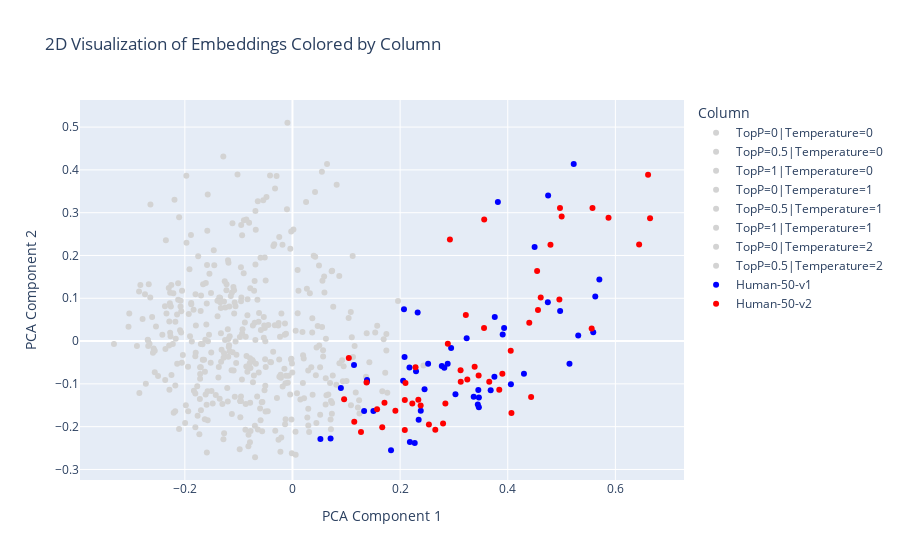

Notebook cell for this chart:
### Code cell
# Perform PCA to reduce the embeddings to 2 dimensions
pca = PCA(n_components=2)
reduced_embeddings_2d = pca.fit_transform(all_embeddings_array)

# Create a DataFrame for the reduced embeddings with cluster labels and column names
df_embeddings_2d = pd.DataFrame(reduced_embeddings_2d, columns=['PCA1', 'PCA2'])
df_embeddings_2d['ClusterLabel'] = cluster_labels
df_embeddings_2d['Column'] = column_associations

# Define a color mapping with bold colors for 'Human-50-2v' and 'Human-50-1v', and neutral colors for others
unique_columns = df_embeddings_2d['Column'].unique()
color_mapping = {column: 'lightgrey' for column in unique_columns}  # Start with all neutral colors
color_mapping['Human-50-v1'] = 'blue'  # Assign a bold color for 'Human-50-2v'
color_mapping['Human-50-v2'] = 'red'   # Assign a bold color for 'Human-50-1v'

# Create an interactive scatter plot using Plotly Express
fig = px.scatter(df_embeddings_2d, x='PCA1', y='PCA2', color='Column', hover_data=['Column', 'ClusterLabel'], title='2D Visualization of Embeddings Colored by Column', color_discrete_map=color_mapping)

# Customize the layout
fig.update_layout(
    xaxis_title='PCA Component 1',
    yaxis_title='PCA Component 2',
    legend_title='Column'
)

# Show the plot
fig.show()

### Figure 1 — Plotly figure (JSON) as saved in the notebook; plotly's stock layout.template omitted (floating-point values rounded to 4 significant figures)
{"data": [{"customdata": [["TopP=0|Temperature=0", 1], ["TopP=0|Temperature=0", 1], ["TopP=0|Temperature=0", 1], ["TopP=0|Temperature=0", 1], ["TopP=0|Temperature=0", 1], ["TopP=0|Temperature=0", 1], ["TopP=0|Temperature=0", 1], ["TopP=0|Temperature=0", 1], ["TopP=0|Temperature=0", 1], ["TopP=0|Temperature=0", 1], ["TopP=0|Temperature=0", 1], ["TopP=0|Temperature=0", 1], ["TopP=0|Temperature=0", 1], ["TopP=0|Temperature=0", 1], ["TopP=0|Temperature=0", 1], ["TopP=0|Temperature=0", 1], ["TopP=0|Temperature=0", 1], ["TopP=0|Temperature=0", 1], ["TopP=0|Temperature=0", 1], ["TopP=0|Temperature=0", 1], ["TopP=0|Temperature=0", 1], ["TopP=0|Temperature=0", 1], ["TopP=0|Temperature=0", 1], ["TopP=0|Temperature=0", 1], ["TopP=0|Temperature=0", 1], ["TopP=0|Temperature=0", 1], ["TopP=0|Temperature=0", 1], ["TopP=0|Temperature=0", 1], ["TopP=0|Temperature=0", 1], ["TopP=0|Temperature=0", 1], ["TopP=0|Temperature=0", 1], ["TopP=0|Temperature=0", 1], ["TopP=0|Temperature=0", 1], ["TopP=0|Temperature=0", 1], ["TopP=0|Temperature=0", 1], ["TopP=0|Temperature=0", 1], ["TopP=0|Temperature=0", 1], ["TopP=0|Temperature=0", 1], ["TopP=0|Temperature=0", 1], ["TopP=0|Temperature=0", 1], ["TopP=0|Temperature=0", 1], ["TopP=0|Temperature=0", 1], ["TopP=0|Temperature=0", 1], ["TopP=0|Temperature=0", 1], ["TopP=0|Temperature=0", 1], ["TopP=0|Temperature=0", 1], ["TopP=0|Temperature=0", 1], ["TopP=0|Temperature=0", 1], ["TopP=0|Temperature=0", 1], ["TopP=0|Temperature=0", 1]], "hovertemplate": "Column=%{customdata[0]}<br>PCA1=%{x}<br>PCA2=%{y}<br>ClusterLabel=%{customdata[1]}<extra></extra>", "legendgroup": "TopP=0|Temperature=0", "marker": {"color": "lightgrey", "symbol": "circle"}, "mode": "markers", "name": "TopP=0|Temperature=0", "orientation": "v", "showlegend": true, "type": "scatter", "x": [-0.09664, -0.04834, -0.1058, -0.1716, -0.1543, 0.07274, -0.1593, 0.06423, -0.09531, -0.2057, -0.0835, -0.2581, -0.285, -0.1699, -0.1941, -0.05329, -0.1167, -0.3033, -0.1706, -0.06514, -0.2207, 0.08212, -0.1513, -0.1583, -0.1022, -0.226, -0.1482, -0.1576, -0.02953, -0.1806, -0.06892, -0.2081, -0.133, -0.3317, -0.1326, -0.1716, -0.2249, -0.05149, -0.09021, -0.07173, -0.1595, -0.1716, -0.1247, -0.1982, -0.2643, -0.05089, -0.1318, -0.2053, -0.09287, -0.2125], "xaxis": "x", "y": [-0.1402, 0.3367, -0.0009187, -0.07691, 0.1575, 0.1631, 0.08808, 0.414, 0.2709, -0.05074, 0.09782, -0.01717, 0.1161, 0.1063, -0.05998, 0.007845, 0.01113, 0.06435, 0.07006, 0.09628, -0.1675, 0.3651, 0.1124, 0.2578, 0.3891, 0.081, -0.1461, -0.1851, 0.386, -0.03532, 0.002553, 0.081, 0.01827, -0.006636, -0.04808, -0.08806, -0.07932, 0.03055, 0.2826, -0.08069, -0.1488, -0.06141, 0.07854, -0.1499, 0.102, -0.04234, -0.01998, 0.1176, 0.02787, 0.1349], "yaxis": "y"}, {"customdata": [["TopP=0.5|Temperature=0", 1], ["TopP=0.5|Temperature=0", 1], ["TopP=0.5|Temperature=0", 1], ["TopP=0.5|Temperature=0", 1], ["TopP=0.5|Temperature=0", 1], ["TopP=0.5|Temperature=0", 1], ["TopP=0.5|Temperature=0", 1], ["TopP=0.5|Temperature=0", 1], ["TopP=0.5|Temperature=0", 1], ["TopP=0.5|Temperature=0", 1], ["TopP=0.5|Temperature=0", 1], ["TopP=0.5|Temperature=0", 1], ["TopP=0.5|Temperature=0", 1], ["TopP=0.5|Temperature=0", 1], ["TopP=0.5|Temperature=0", 1], ["TopP=0.5|Temperature=0", 1], ["TopP=0.5|Temperature=0", 1], ["TopP=0.5|Temperature=0", 1], ["TopP=0.5|Temperature=0", 1], ["TopP=0.5|Temperature=0", 1], ["TopP=0.5|Temperature=0", 1], ["TopP=0.5|Temperature=0", 1], ["TopP=0.5|Temperature=0", 1], ["TopP=0.5|Temperature=0", 1], ["TopP=0.5|Temperature=0", 1], ["TopP=0.5|Temperature=0", 1], ["TopP=0.5|Temperature=0", 1], ["TopP=0.5|Temperature=0", 1], ["TopP=0.5|Temperature=0", 1], ["TopP=0.5|Temperature=0", 1], ["TopP=0.5|Temperature=0", 1], ["TopP=0.5|Temperature=0", 1], ["TopP=0.5|Temperature=0", 1], ["TopP=0.5|Temperature=0", 1], ["TopP=0.5|Temperature=0", 1], ["TopP=0.5|Temperature=0", 1], ["TopP=0.5|Temperature=0", 1], ["TopP=0.5|Temperature=0", 1], ["TopP=0.5|Temperature=0", 1], ["TopP=0.5|Temperature=0", 1], ["TopP=0.5|Temperature=0", 1], ["TopP=0.5|Temperature=0", 1], ["TopP=0.5|Temperature=0", 1], ["TopP=0.5|Temperature=0", 1], ["TopP=0.5|Temperature=0", 1], ["TopP=0.5|Temperature=0", 1], ["TopP=0.5|Temperature=0", 1], ["TopP=0.5|Temperature=0", 1], ["TopP=0.5|Temperature=0", 1], ["TopP=0.5|Temperature=0", 1]], "hovertemplate": "Column=%{customdata[0]}<br>PCA1=%{x}<br>PCA2=%{y}<br>ClusterLabel=%{customdata[1]}<extra></extra>", "legendgroup": "TopP=0.5|Temperature=0", "marker": {"color": "lightgrey", "symbol": "circle"}, "mode": "markers", "name": "TopP=0.5|Temperature=0", "orientation": "v", "showlegend": true, "type": "scatter", "x": [-0.07864, -0.08581, 0.03229, -0.1571, -0.1805, 0.04223, -0.256, -0.1881, -0.1189, -0.1132, -0.173, 0.001735, -0.269, 0.05938, -0.1551, -0.05195, -0.02059, -0.152, -0.2593, -0.0629, -0.05244, -0.1701, 0.0394, -0.2278, -0.1377, -0.1332, -0.07358, -0.1212, -0.2827, -0.1345, -0.02149, -0.2266, 0.04194, -0.2341, -0.1112, -0.1353, -0.1179, -0.1202, -0.161, -0.1225, -0.1629, -0.07038, -0.07129, -0.1116, -0.1273, -0.01303, -0.2177, -0.1453, -0.2656, -0.06823], "xaxis": "x", "y": [-0.144, -0.05929, 0.1119, -0.0004501, -0.1223, 0.1968, -0.02255, 0.08603, 0.1829, -0.06796, -0.2179, 0.2607, 0.003136, 0.1134, 0.01457, -0.115, 0.06446, -0.0509, -0.02704, 0.04544, 0.03639, -0.1619, 0.1991, 0.08832, -0.08495, 0.0771, 0.0362, -0.1098, 0.1312, 0.1013, -0.08561, 0.01145, 0.3485, 0.06437, -0.02609, -0.1348, -0.009906, 0.02779, 0.1355, 0.1326, -0.1824, 0.1401, 0.1177, 0.2751, 0.09269, -0.09863, -0.104, 0.1773, -0.006318, 0.2601], "yaxis": "y"}, {"customdata": [["TopP=1|Temperature=0", 1], ["TopP=1|Temperature=0", 1], ["TopP=1|Temperature=0", 1], ["TopP=1|Temperature=0", 1], ["TopP=1|Temperature=0", 1], ["TopP=1|Temperature=0", 1], ["TopP=1|Temperature=0", 1], ["TopP=1|Temperature=0", 1], ["TopP=1|Temperature=0", 1], ["TopP=1|Temperature=0", 1], ["TopP=1|Temperature=0", 1], ["TopP=1|Temperature=0", 1], ["TopP=1|Temperature=0", 1], ["TopP=1|Temperature=0", 1], ["TopP=1|Temperature=0", 1], ["TopP=1|Temperature=0", 1], ["TopP=1|Temperature=0", 1], ["TopP=1|Temperature=0", 1], ["TopP=1|Temperature=0", 1], ["TopP=1|Temperature=0", 1], ["TopP=1|Temperature=0", 1], ["TopP=1|Temperature=0", 1], ["TopP=1|Temperature=0", 1], ["TopP=1|Temperature=0", 1], ["TopP=1|Temperature=0", 1], ["TopP=1|Temperature=0", 1], ["TopP=1|Temperature=0", 1], ["TopP=1|Temperature=0", 1], ["TopP=1|Temperature=0", 1], ["TopP=1|Temperature=0", 1], ["TopP=1|Temperature=0", 1], ["TopP=1|Temperature=0", 1], ["TopP=1|Temperature=0", 1], ["TopP=1|Temperature=0", 1], ["TopP=1|Temperature=0", 1], ["TopP=1|Temperature=0", 1], ["TopP=1|Temperature=0", 1], ["TopP=1|Temperature=0", 1], ["TopP=1|Temperature=0", 1], ["TopP=1|Temperature=0", 1], ["TopP=1|Temperature=0", 1], ["TopP=1|Temperature=0", 1], ["TopP=1|Temperature=0", 1], ["TopP=1|Temperature=0", 1], ["TopP=1|Temperature=0", 1], ["TopP=1|Temperature=0", 1], ["TopP=1|Temperature=0", 1], ["TopP=1|Temperature=0", 1], ["TopP=1|Temperature=0", 1], ["TopP=1|Temperature=0", 1]], "hovertemplate": "Column=%{customdata[0]}<br>PCA1=%{x}<br>PCA2=%{y}<br>ClusterLabel=%{customdata[1]}<extra></extra>", "legendgroup": "TopP=1|Temperature=0", "marker": {"color": "lightgrey", "symbol": "circle"}, "mode": "markers", "name": "TopP=1|Temperature=0", "orientation": "v", "showlegend": true, "type": "scatter", "x": [-0.09664, -0.08542, -0.1084, -0.05155, -0.2287, 0.02675, -0.1667, -0.06018, -0.2299, -0.04168, -0.01404, -0.1198, -0.1614, -0.07849, -0.2176, -0.2037, -0.1124, -0.3047, -0.05943, -0.1074, -0.2559, 0.04925, -0.1146, -0.1392, -0.1752, -0.2179, -0.05326, -0.1704, -0.1802, -0.2418, -0.07784, -0.1795, -0.2169, -0.1259, -0.02639, -0.05052, -0.2353, -0.06885, -0.2608, -0.09579, 0.04683, -0.2361, -0.2725, -0.08061, -0.0543, -0.1272, -0.09573, -0.06887, -0.06444, -0.2224], "xaxis": "x", "y": [-0.1402, -0.03469, 0.06422, 0.1956, -0.1137, 0.1224, -0.04362, -0.1573, 0.1238, 0.3867, 0.04133, 0.1886, -0.1248, 0.1235, 0.04528, -0.03231, 0.1132, 0.03335, 0.1948, 0.09011, -0.07306, 0.1768, 0.1054, 0.05785, 0.1982, -0.1637, 0.05598, -0.06107, 0.1093, 0.01453, -0.21, 0.03637, 0.005195, 0.14, 0.0365, -0.1045, 0.2358, 0.1787, 0.05631, 0.1726, 0.03542, -0.01836, -0.09952, 0.2764, 0.3288, -0.02842, -0.1297, 0.3038, 0.3265, -0.006858], "yaxis": "y"}, {"customdata": [["TopP=0|Temperature=1", 1], ["TopP=0|Temperature=1", 1], ["TopP=0|Temperature=1", 1], ["TopP=0|Temperature=1", 1], ["TopP=0|Temperature=1", 1], ["TopP=0|Temperature=1", 1], ["TopP=0|Temperature=1", 1], ["TopP=0|Temperature=1", 1], ["TopP=0|Temperature=1", 1], ["TopP=0|Temperature=1", 1], ["TopP=0|Temperature=1", 1], ["TopP=0|Temperature=1", 1], ["TopP=0|Temperature=1", 1], ["TopP=0|Temperature=1", 1], ["TopP=0|Temperature=1", 1], ["TopP=0|Temperature=1", 1], ["TopP=0|Temperature=1", 1], ["TopP=0|Temperature=1", 1], ["TopP=0|Temperature=1", 1], ["TopP=0|Temperature=1", 1], ["TopP=0|Temperature=1", 1], ["TopP=0|Temperature=1", 1], ["TopP=0|Temperature=1", 1], ["TopP=0|Temperature=1", 1], ["TopP=0|Temperature=1", 1], ["TopP=0|Temperature=1", 1], ["TopP=0|Temperature=1", 1], ["TopP=0|Temperature=1", 1], ["TopP=0|Temperature=1", 1], ["TopP=0|Temperature=1", 1], ["TopP=0|Temperature=1", 1], ["TopP=0|Temperature=1", 1], ["TopP=0|Temperature=1", 1], ["TopP=0|Temperature=1", 1], ["TopP=0|Temperature=1", 1], ["TopP=0|Temperature=1", 1], ["TopP=0|Temperature=1", 1], ["TopP=0|Temperature=1", 1], ["TopP=0|Temperature=1", 1], ["TopP=0|Temperature=1", 1], ["TopP=0|Temperature=1", 1], ["TopP=0|Temperature=1", 1], ["TopP=0|Temperature=1", 1], ["TopP=0|Temperature=1", 1], ["TopP=0|Temperature=1", 1], ["TopP=0|Temperature=1", 1], ["TopP=0|Temperature=1", 1], ["TopP=0|Temperature=1", 1], ["TopP=0|Temperature=1", 1], ["TopP=0|Temperature=1", 1]], "hovertemplate": "Column=%{customdata[0]}<br>PCA1=%{x}<br>PCA2=%{y}<br>ClusterLabel=%{customdata[1]}<extra></extra>", "legendgroup": "TopP=0|Temperature=1", "marker": {"color": "lightgrey", "symbol": "circle"}, "mode": "markers", "name": "TopP=0|Temperature=1", "orientation": "v", "showlegend": true, "type": "scatter", "x": [-0.09664, -0.03552, -0.1805, -0.1184, -0.09359, 0.07367, -0.1914, -0.2124, -0.1361, -0.0246, -0.1302, -0.2685, -0.1227, -0.2741, -0.08846, -0.0702, -0.2273, 0.009511, -0.1059, -0.03387, -0.05872, -0.1395, -0.1504, -0.2144, -0.0324, -0.2107, -0.1672, -0.1425, -0.1281, -0.09497, -0.07364, -0.2292, -0.08688, -0.08577, -0.2067, -0.1126, -0.2069, -0.2214, -0.1194, -0.1341, -0.07345, -0.1085, -0.1173, -0.1882, -0.1798, -0.04972, -0.1702, -0.2536, -0.1462, -0.1904], "xaxis": "x", "y": [-0.1402, 0.2224, -0.2015, -0.01405, 0.2473, 0.1644, 0.1677, 0.09639, 0.1018, 0.2434, -0.1468, 0.002169, 0.1188, 0.1092, 0.04359, 0.0429, 0.01927, 0.1661, 0.08134, 0.226, 0.02612, 0.09437, -0.1166, 0.0621, 0.3567, -0.2056, -0.007196, -0.1258, -0.03925, 0.1019, -0.04732, -0.01025, 0.01018, 0.2842, 0.0695, -0.1707, 0.02012, 0.1117, -0.03637, 0.09101, -0.09632, 0.1189, 0.08102, 0.08891, -0.02729, -0.0605, -0.006751, 0.03427, 0.212, 0.01127], "yaxis": "y"}, {"customdata": [["TopP=0.5|Temperature=1", 1], ["TopP=0.5|Temperature=1", 1], ["TopP=0.5|Temperature=1", 1], ["TopP=0.5|Temperature=1", 1], ["TopP=0.5|Temperature=1", 1], ["TopP=0.5|Temperature=1", 1], ["TopP=0.5|Temperature=1", 1], ["TopP=0.5|Temperature=1", 1], ["TopP=0.5|Temperature=1", 1], ["TopP=0.5|Temperature=1", 1], ["TopP=0.5|Temperature=1", 1], ["TopP=0.5|Temperature=1", 1], ["TopP=0.5|Temperature=1", 1], ["TopP=0.5|Temperature=1", 1], ["TopP=0.5|Temperature=1", 1], ["TopP=0.5|Temperature=1", 1], ["TopP=0.5|Temperature=1", 1], ["TopP=0.5|Temperature=1", 1], ["TopP=0.5|Temperature=1", 1], ["TopP=0.5|Temperature=1", 1], ["TopP=0.5|Temperature=1", 1], ["TopP=0.5|Temperature=1", 1], ["TopP=0.5|Temperature=1", 1], ["TopP=0.5|Temperature=1", 1], ["TopP=0.5|Temperature=1", 1], ["TopP=0.5|Temperature=1", 1], ["TopP=0.5|Temperature=1", 1], ["TopP=0.5|Temperature=1", 1], ["TopP=0.5|Temperature=1", 1], ["TopP=0.5|Temperature=1", 1], ["TopP=0.5|Temperature=1", 1], ["TopP=0.5|Temperature=1", 1], ["TopP=0.5|Temperature=1", 1], ["TopP=0.5|Temperature=1", 1], ["TopP=0.5|Temperature=1", 1], ["TopP=0.5|Temperature=1", 1], ["TopP=0.5|Temperature=1", 1], ["TopP=0.5|Temperature=1", 1], ["TopP=0.5|Temperature=1", 1], ["TopP=0.5|Temperature=1", 1], ["TopP=0.5|Temperature=1", 1], ["TopP=0.5|Temperature=1", 1], ["TopP=0.5|Temperature=1", 1], ["TopP=0.5|Temperature=1", 1], ["TopP=0.5|Temperature=1", 1], ["TopP=0.5|Temperature=1", 1], ["TopP=0.5|Temperature=1", 1], ["TopP=0.5|Temperature=1", 1], ["TopP=0.5|Temperature=1", 1], ["TopP=0.5|Temperature=1", 1]], "hovertemplate": "Column=%{customdata[0]}<br>PCA1=%{x}<br>PCA2=%{y}<br>ClusterLabel=%{customdata[1]}<extra></extra>", "legendgroup": "TopP=0.5|Temperature=1", "marker": {"color": "lightgrey", "symbol": "circle"}, "mode": "markers", "name": "TopP=0.5|Temperature=1", "orientation": "v", "showlegend": true, "type": "scatter", "x": [-0.08747, 0.1043, -0.03986, 0.01856, -0.04984, -0.02592, -0.1202, -0.1283, -0.00186, -0.01026, 0.08724, -0.1072, 0.06984, -0.01501, -0.02888, 0.005691, -0.002009, 0.03686, -0.04592, -0.151, 0.04345, 0.06311, 0.008342, 0.04472, -0.1047, 0.09506, 0.04979, -0.05586, 0.1084, 0.05691, -0.06432, -0.07448, -0.04492, -0.09807, -0.02438, 0.1215, -0.03586, -0.05705, 0.1428, 0.05567, 0.1669, 0.02088, -0.02241, 0.02923, -0.06215, -0.01374, -0.07879, 0.055, -0.05045, 0.0757], "xaxis": "x", "y": [-0.207, 0.05365, -0.04936, 0.02132, 0.1415, -0.2303, -0.1413, -0.2296, -0.1831, 0.3079, -0.05186, -0.1299, -0.09769, -0.06449, -0.1332, -0.2121, -0.04121, 0.05362, -0.1639, -0.02695, -0.07998, -0.1263, -0.1218, -0.01482, -0.05134, -0.05879, -0.01037, -0.1422, 0.06773, -0.03631, -0.2067, -0.04425, 0.0378, -0.2525, -0.08339, -0.1553, -0.02478, -0.1427, -0.04928, 0.1408, -0.117, -0.04045, -0.2586, -0.06895, 0.06541, -0.1943, -0.04038, 0.03317, -0.0005618, 0.08047], "yaxis": "y"}, {"customdata": [["TopP=1|Temperature=1", 1], ["TopP=1|Temperature=1", 1], ["TopP=1|Temperature=1", 1], ["TopP=1|Temperature=1", 1], ["TopP=1|Temperature=1", 1], ["TopP=1|Temperature=1", 1], ["TopP=1|Temperature=1", 1], ["TopP=1|Temperature=1", 0], ["TopP=1|Temperature=1", 1], ["TopP=1|Temperature=1", 1], ["TopP=1|Temperature=1", 1], ["TopP=1|Temperature=1", 1], ["TopP=1|Temperature=1", 1], ["TopP=1|Temperature=1", 1], ["TopP=1|Temperature=1", 1], ["TopP=1|Temperature=1", 1], ["TopP=1|Temperature=1", 1], ["TopP=1|Temperature=1", 1], ["TopP=1|Temperature=1", 1], ["TopP=1|Temperature=1", 1], ["TopP=1|Temperature=1", 1], ["TopP=1|Temperature=1", 1], ["TopP=1|Temperature=1", 1], ["TopP=1|Temperature=1", 1], ["TopP=1|Temperature=1", 1], ["TopP=1|Temperature=1", 1], ["TopP=1|Temperature=1", 1], ["TopP=1|Temperature=1", 1], ["TopP=1|Temperature=1", 1], ["TopP=1|Temperature=1", 1], ["TopP=1|Temperature=1", 1], ["TopP=1|Temperature=1", 1], ["TopP=1|Temperature=1", 1], ["TopP=1|Temperature=1", 1], ["TopP=1|Temperature=1", 1], ["TopP=1|Temperature=1", 1], ["TopP=1|Temperature=1", 1], ["TopP=1|Temperature=1", 1], ["TopP=1|Temperature=1", 1], ["TopP=1|Temperature=1", 1], ["TopP=1|Temperature=1", 1], ["TopP=1|Temperature=1", 1], ["TopP=1|Temperature=1", 1], ["TopP=1|Temperature=1", 1], ["TopP=1|Temperature=1", 1], ["TopP=1|Temperature=1", 1], ["TopP=1|Temperature=1", 1], ["TopP=1|Temperature=1", 1], ["TopP=1|Temperature=1", 1], ["TopP=1|Temperature=1", 1]], "hovertemplate": "Column=%{customdata[0]}<br>PCA1=%{x}<br>PCA2=%{y}<br>ClusterLabel=%{customdata[1]}<extra></extra>", "legendgroup": "TopP=1|Temperature=1", "marker": {"color": "lightgrey", "symbol": "circle"}, "mode": "markers", "name": "TopP=1|Temperature=1", "orientation": "v", "showlegend": true, "type": "scatter", "x": [0.09367, -0.08691, -0.07902, 0.1695, -0.02205, 0.08696, -0.007184, 0.1961, -0.1591, 0.0147, -0.1271, -0.08383, 0.01111, -0.1763, -0.01825, -0.002738, -0.01189, -0.008696, -0.1995, -0.177, -0.06992, 0.005973, -0.0003163, -0.0008737, -0.02321, 0.0366, -0.05928, -0.09566, 0.05684, -0.1168, -0.08166, -0.09395, -0.1369, -0.1832, -0.1253, -0.1627, -0.00439, -0.03283, 0.1154, -0.05643, 0.01968, -0.01202, -0.0977, -0.01454, -0.0247, -0.1938, -0.02575, -0.1041, -0.06273, 0.05884], "xaxis": "x", "y": [-0.09413, -0.1472, -0.2366, 0.004056, -0.07842, 0.1521, -0.08126, 0.09361, -0.2604, -0.1365, -0.2152, -0.07143, 0.1177, -0.1742, -0.1064, -0.0429, -0.08118, -0.09766, -0.1914, -0.1058, -0.1976, 0.02408, -0.07343, -0.05225, 0.01025, 0.02023, -0.1849, 0.09317, -0.02129, -0.02375, -0.2191, -0.08972, -0.06068, -0.1163, 0.002717, -0.07193, -0.1249, 0.03683, -0.01129, -0.2108, -0.0332, 0.01685, 0.009551, 0.01467, -0.04277, -0.1641, 0.04234, -0.03201, -0.07348, 0.151], "yaxis": "y"}, {"customdata": [["TopP=0|Temperature=2", 1], ["TopP=0|Temperature=2", 1], ["TopP=0|Temperature=2", 1], ["TopP=0|Temperature=2", 1], ["TopP=0|Temperature=2", 1], ["TopP=0|Temperature=2", 1], ["TopP=0|Temperature=2", 1], ["TopP=0|Temperature=2", 1], ["TopP=0|Temperature=2", 1], ["TopP=0|Temperature=2", 1], ["TopP=0|Temperature=2", 1], ["TopP=0|Temperature=2", 1], ["TopP=0|Temperature=2", 1], ["TopP=0|Temperature=2", 1], ["TopP=0|Temperature=2", 1], ["TopP=0|Temperature=2", 1], ["TopP=0|Temperature=2", 1], ["TopP=0|Temperature=2", 1], ["TopP=0|Temperature=2", 1], ["TopP=0|Temperature=2", 1], ["TopP=0|Temperature=2", 1], ["TopP=0|Temperature=2", 1], ["TopP=0|Temperature=2", 1], ["TopP=0|Temperature=2", 1], ["TopP=0|Temperature=2", 1], ["TopP=0|Temperature=2", 1], ["TopP=0|Temperature=2", 1], ["TopP=0|Temperature=2", 1], ["TopP=0|Temperature=2", 1], ["TopP=0|Temperature=2", 1], ["TopP=0|Temperature=2", 1], ["TopP=0|Temperature=2", 1], ["TopP=0|Temperature=2", 1], ["TopP=0|Temperature=2", 1], ["TopP=0|Temperature=2", 1], ["TopP=0|Temperature=2", 1], ["TopP=0|Temperature=2", 1], ["TopP=0|Temperature=2", 1], ["TopP=0|Temperature=2", 1], ["TopP=0|Temperature=2", 1], ["TopP=0|Temperature=2", 1], ["TopP=0|Temperature=2", 1], ["TopP=0|Temperature=2", 1], ["TopP=0|Temperature=2", 1], ["TopP=0|Temperature=2", 1], ["TopP=0|Temperature=2", 1], ["TopP=0|Temperature=2", 1], ["TopP=0|Temperature=2", 1], ["TopP=0|Temperature=2", 1], ["TopP=0|Temperature=2", 1]], "hovertemplate": "Column=%{customdata[0]}<br>PCA1=%{x}<br>PCA2=%{y}<br>ClusterLabel=%{customdata[1]}<extra></extra>", "legendgroup": "TopP=0|Temperature=2", "marker": {"color": "lightgrey", "symbol": "circle"}, "mode": "markers", "name": "TopP=0|Temperature=2", "orientation": "v", "showlegend": true, "type": "scatter", "x": [-0.09664, -0.009383, -0.07952, -0.2289, -0.1575, 0.05466, -0.237, -0.004, -0.289, -0.2251, -0.09359, -0.1721, -0.2681, -0.2089, 0.009661, -0.0412, -0.002367, -0.1643, -0.06801, -0.1601, -0.0781, -0.162, -0.208, -0.197, -0.08374, -0.2845, -0.2143, -0.1661, -0.1838, -0.2671, -0.09067, -0.2785, -0.1871, -0.1577, -0.1285, -0.1094, -0.01857, -0.2639, -0.1972, -0.2273, -0.1098, -0.119, -0.2498, -0.2106, -0.1886, 0.02526, -0.2365, -0.1927, -0.1588, -0.2193], "xaxis": "x", "y": [-0.1402, 0.5101, -0.05156, 0.04557, 0.3423, 0.3958, 0.08121, 0.2155, -0.01131, 0.1309, 0.0178, -0.1355, -0.01144, 0.0255, 0.06481, -0.04897, 0.2559, -0.04345, -0.05317, 0.03872, -0.06266, 0.003072, 0.09446, 0.2296, 0.06035, -0.1213, -0.05303, 0.1326, 0.07329, 0.1326, 0.1585, 0.05138, -0.0009004, -0.1171, 0.4315, -0.06849, 0.2249, 0.3189, 0.3861, 0.1128, 0.1262, 0.005001, -0.08151, 0.2895, 0.2478, 0.325, -0.09094, 0.06344, 0.1777, 0.3302], "yaxis": "y"}, {"customdata": [["TopP=0.5|Temperature=2", 1], ["TopP=0.5|Temperature=2", 1], ["TopP=0.5|Temperature=2", 1], ["TopP=0.5|Temperature=2", 1], ["TopP=0.5|Temperature=2", 1], ["TopP=0.5|Temperature=2", 1], ["TopP=0.5|Temperature=2", 1], ["TopP=0.5|Temperature=2", 1], ["TopP=0.5|Temperature=2", 1], ["TopP=0.5|Temperature=2", 1], ["TopP=0.5|Temperature=2", 0], ["TopP=0.5|Temperature=2", 1], ["TopP=0.5|Temperature=2", 1], ["TopP=0.5|Temperature=2", 1], ["TopP=0.5|Temperature=2", 1], ["TopP=0.5|Temperature=2", 0], ["TopP=0.5|Temperature=2", 1], ["TopP=0.5|Temperature=2", 1], ["TopP=0.5|Temperature=2", 1], ["TopP=0.5|Temperature=2", 1], ["TopP=0.5|Temperature=2", 1], ["TopP=0.5|Temperature=2", 1], ["TopP=0.5|Temperature=2", 1], ["TopP=0.5|Temperature=2", 1], ["TopP=0.5|Temperature=2", 1], ["TopP=0.5|Temperature=2", 1], ["TopP=0.5|Temperature=2", 1], ["TopP=0.5|Temperature=2", 1], ["TopP=0.5|Temperature=2", 1], ["TopP=0.5|Temperature=2", 1], ["TopP=0.5|Temperature=2", 1], ["TopP=0.5|Temperature=2", 1], ["TopP=0.5|Temperature=2", 1], ["TopP=0.5|Temperature=2", 1], ["TopP=0.5|Temperature=2", 1], ["TopP=0.5|Temperature=2", 1], ["TopP=0.5|Temperature=2", 1], ["TopP=0.5|Temperature=2", 1], ["TopP=0.5|Temperature=2", 1], ["TopP=0.5|Temperature=2", 1], ["TopP=0.5|Temperature=2", 1], ["TopP=0.5|Temperature=2", 1], ["TopP=0.5|Temperature=2", 1], ["TopP=0.5|Temperature=2", 1], ["TopP=0.5|Temperature=2", 1], ["TopP=0.5|Temperature=2", 1], ["TopP=0.5|Temperature=2", 1], ["TopP=0.5|Temperature=2", 1], ["TopP=0.5|Temperature=2", 1], ["TopP=0.5|Temperature=2", 1]], "hovertemplate": "Column=%{customdata[0]}<br>PCA1=%{x}<br>PCA2=%{y}<br>ClusterLabel=%{customdata[1]}<extra></extra>", "legendgroup": "TopP=0.5|Temperature=2", "marker": {"color": "lightgrey", "symbol": "circle"}, "mode": "markers", "name": "TopP=0.5|Temperature=2", "orientation": "v", "showlegend": true, "type": "scatter", "x": [0.1176, -0.06948, 0.1745, 0.1245, 0.1379, 0.1723, 0.06656, 0.02931, 0.1744, 0.06181, 0.2434, 0.04441, 0.02151, 0.07082, -0.08191, 0.1762, 0.1537, 0.05142, 0.03742, -0.04998, -0.02079, 0.1086, 0.1118, -0.0128, 0.07371, 0.03095, 0.1125, 0.06163, 0.07147, 0.01933, 0.1366, 0.005942, -0.09688, 0.1238, -0.06564, 0.02941, 0.03492, 0.05134, -0.03198, 0.06215, -0.001202, 0.07159, 0.09215, 0.07487, 0.1004, 0.1102, 0.08142, 0.1574, 0.07321, 0.0276], "xaxis": "x", "y": [-0.1203, -0.2715, 0.01635, -0.1692, 0.01843, -0.07405, -0.1249, -0.158, -0.02205, -0.08659, -0.05725, -0.1916, -0.1337, -0.1831, -0.246, -0.1207, 0.01997, -0.1722, -0.1256, -0.1645, -0.2255, -0.1501, 0.1985, -0.1828, -0.1445, -0.2125, -0.03727, -0.1482, -0.2061, -0.09788, -0.08338, -0.2656, -0.1782, -0.1385, -0.1294, -0.1971, -0.06087, -0.06088, -0.2097, 0.005318, -0.262, -0.14, -0.04493, -0.08029, -0.09311, 0.008959, -0.1022, 0.03574, -0.1699, -0.1788], "yaxis": "y"}, {"customdata": [["Human-50-v1", 0], ["Human-50-v1", 0], ["Human-50-v1", 0], ["Human-50-v1", 0], ["Human-50-v1", 0], ["Human-50-v1", 0], ["Human-50-v1", 0], ["Human-50-v1", 0], ["Human-50-v1", 0], ["Human-50-v1", 0], ["Human-50-v1", 0], ["Human-50-v1", 0], ["Human-50-v1", 0], ["Human-50-v1", 0], ["Human-50-v1", 0], ["Human-50-v1", 0], ["Human-50-v1", 0], ["Human-50-v1", 0], ["Human-50-v1", 0], ["Human-50-v1", 0], ["Human-50-v1", 0], ["Human-50-v1", 0], ["Human-50-v1", 0], ["Human-50-v1", 1], ["Human-50-v1", 0], ["Human-50-v1", 0], ["Human-50-v1", 1], ["Human-50-v1", 0], ["Human-50-v1", 0], ["Human-50-v1", 0], ["Human-50-v1", 0], ["Human-50-v1", 0], ["Human-50-v1", 0], ["Human-50-v1", 0], ["Human-50-v1", 0], ["Human-50-v1", 0], ["Human-50-v1", 0], ["Human-50-v1", 0], ["Human-50-v1", 0], ["Human-50-v1", 0], ["Human-50-v1", 0], ["Human-50-v1", 0], ["Human-50-v1", 0], ["Human-50-v1", 0], ["Human-50-v1", 0], ["Human-50-v1", 0], ["Human-50-v1", 0], ["Human-50-v1", 1], ["Human-50-v1", 0], ["Human-50-v1", 0]], "hovertemplate": "Column=%{customdata[0]}<br>PCA1=%{x}<br>PCA2=%{y}<br>ClusterLabel=%{customdata[1]}<extra></extra>", "legendgroup": "Human-50-v1", "marker": {"color": "blue", "symbol": "circle"}, "mode": "markers", "name": "Human-50-v1", "orientation": "v", "showlegend": true, "type": "scatter", "x": [0.5702, 0.1385, 0.2326, 0.252, 0.4745, 0.3028, 0.3463, 0.3464, 0.2345, 0.2083, 0.5147, 0.2454, 0.2056, 0.1381, 0.5309, 0.4973, 0.3817, 0.5626, 0.3759, 0.3367, 0.2775, 0.475, 0.2272, 0.08994, 0.5589, 0.3906, 0.05189, 0.2884, 0.3683, 0.2174, 0.3453, 0.3444, 0.4059, 0.2181, 0.1331, 0.2947, 0.2296, 0.3752, 0.2822, 0.1831, 0.4499, 0.3237, 0.1143, 0.5226, 0.1504, 0.4301, 0.2072, 0.0708, 0.3932, 0.2384], "xaxis": "x", "y": [0.144, -0.09075, 0.0668, -0.0528, 0.09067, -0.1245, -0.1546, -0.1316, -0.184, -0.03698, -0.05322, -0.1126, -0.09286, -0.09504, 0.01293, 0.07036, 0.3251, 0.1041, 0.05629, -0.1299, -0.05846, 0.3403, -0.2384, -0.1094, 0.02051, 0.01535, -0.2286, -0.05295, -0.1149, -0.06159, -0.1143, -0.148, -0.1008, -0.2358, -0.1632, -0.01604, -0.0706, -0.08335, -0.06208, -0.2551, 0.2197, 0.006664, -0.05594, 0.4139, -0.1635, -0.07643, 0.07443, -0.2274, 0.0306, -0.1628], "yaxis": "y"}, {"customdata": [["Human-50-v2", 0], ["Human-50-v2", 0], ["Human-50-v2", 0], ["Human-50-v2", 0], ["Human-50-v2", 0], ["Human-50-v2", 0], ["Human-50-v2", 0], ["Human-50-v2", 0], ["Human-50-v2", 0], ["Human-50-v2", 0], ["Human-50-v2", 0], ["Human-50-v2", 0], ["Human-50-v2", 0], ["Human-50-v2", 0], ["Human-50-v2", 0], ["Human-50-v2", 0], ["Human-50-v2", 0], ["Human-50-v2", 0], ["Human-50-v2", 0], ["Human-50-v2", 1], ["Human-50-v2", 0], ["Human-50-v2", 0], ["Human-50-v2", 0], ["Human-50-v2", 0], ["Human-50-v2", 0], ["Human-50-v2", 0], ["Human-50-v2", 0], ["Human-50-v2", 0], ["Human-50-v2", 0], ["Human-50-v2", 0], ["Human-50-v2", 0], ["Human-50-v2", 0], ["Human-50-v2", 1], ["Human-50-v2", 0], ["Human-50-v2", 0], ["Human-50-v2", 0], ["Human-50-v2", 0], ["Human-50-v2", 0], ["Human-50-v2", 0], ["Human-50-v2", 0], ["Human-50-v2", 0], ["Human-50-v2", 0], ["Human-50-v2", 0], ["Human-50-v2", 0], ["Human-50-v2", 0], ["Human-50-v2", 0], ["Human-50-v2", 0], ["Human-50-v2", 0], ["Human-50-v2", 0], ["Human-50-v2", 0]], "hovertemplate": "Column=%{customdata[0]}<br>PCA1=%{x}<br>PCA2=%{y}<br>ClusterLabel=%{customdata[1]}<extra></extra>", "legendgroup": "Human-50-v2", "marker": {"color": "red", "symbol": "circle"}, "mode": "markers", "name": "Human-50-v2", "orientation": "v", "showlegend": true, "type": "scatter", "x": [0.4069, 0.5575, 0.3656, 0.2535, 0.1668, 0.4545, 0.5873, 0.3559, 0.2087, 0.3563, 0.2087, 0.4959, 0.3221, 0.1572, 0.2338, 0.3249, 0.2887, 0.2226, 0.1148, 0.1047, 0.5002, 0.2286, 0.21, 0.3459, 0.3385, 0.44, 0.1273, 0.3127, 0.4055, 0.1376, 0.39, 0.4794, 0.09593, 0.1912, 0.4971, 0.2382, 0.5559, 0.6441, 0.4562, 0.3124, 0.4434, 0.2925, 0.1709, 0.2798, 0.6644, 0.2841, 0.4613, 0.2654, 0.6608, 0.3842], "xaxis": "x", "y": [-0.1678, 0.3107, -0.09528, -0.1947, -0.2012, 0.164, 0.2881, 0.03038, -0.1378, 0.2838, -0.208, 0.09689, 0.06091, -0.159, -0.1373, -0.09003, -0.005983, -0.1457, -0.1885, -0.03931, 0.2911, -0.06099, -0.09812, -0.08068, -0.05995, 0.04285, -0.2124, -0.09533, -0.02235, -0.09671, -0.07617, 0.2252, -0.1362, -0.1625, 0.3111, -0.1503, 0.02946, 0.2254, 0.07266, -0.06825, -0.1306, 0.2374, -0.1441, -0.1926, 0.2869, -0.146, 0.1019, -0.207, 0.3887, -0.114], "yaxis": "y"}], "layout": {"legend": {"title": {"text": "Column"}, "tracegroupgap": 0}, "title": {"text": "2D Visualization of Embeddings Colored by Column"}, "xaxis": {"anchor": "y", "domain": [0, 1], "title": {"text": "PCA Component 1"}}, "yaxis": {"anchor": "x", "domain": [0, 1], "title": {"text": "PCA Component 2"}}}}
